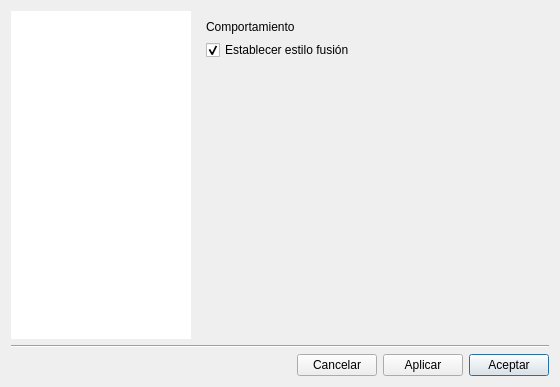
<?xml version="1.0" encoding="UTF-8"?>
<ui version="4.0">
 <class>ConfigDialog</class>
 <widget class="QDialog" name="ConfigDialog">
  <property name="geometry">
   <rect>
    <x>0</x>
    <y>0</y>
    <width>560</width>
    <height>387</height>
   </rect>
  </property>
  <property name="windowTitle">
   <string>Dialog</string>
  </property>
  <layout class="QVBoxLayout" name="verticalLayout_2">
   <item>
    <layout class="QHBoxLayout" name="horizontalLayout">
     <item>
      <widget class="QListWidget" name="listMenu">
       <property name="minimumSize">
        <size>
         <width>180</width>
         <height>0</height>
        </size>
       </property>
       <property name="maximumSize">
        <size>
         <width>180</width>
         <height>16777215</height>
        </size>
       </property>
       <property name="frameShape">
        <enum>QFrame::Shape::NoFrame</enum>
       </property>
      </widget>
     </item>
     <item>
      <widget class="QStackedWidget" name="stackedWidget">
       <property name="currentIndex">
        <number>1</number>
       </property>
       <widget class="QWidget" name="pageApariencia">
        <layout class="QVBoxLayout" name="vLayoutApariencia">
         <item>
          <widget class="QLabel" name="lblTitulo">
           <property name="text">
            <string>Tema de la aplicacion</string>
           </property>
          </widget>
         </item>
         <item>
          <layout class="QHBoxLayout" name="hLayoutTema">
           <item>
            <widget class="QPushButton" name="btnSystem">
             <property name="minimumSize">
              <size>
               <width>90</width>
               <height>70</height>
              </size>
             </property>
             <property name="text">
              <string>Sistema</string>
             </property>
            </widget>
           </item>
           <item>
            <widget class="QPushButton" name="btnLight">
             <property name="minimumSize">
              <size>
               <width>90</width>
               <height>70</height>
              </size>
             </property>
             <property name="text">
              <string>Claro</string>
             </property>
            </widget>
           </item>
           <item>
            <widget class="QPushButton" name="btnDark">
             <property name="minimumSize">
              <size>
               <width>90</width>
               <height>70</height>
              </size>
             </property>
             <property name="text">
              <string>Oscuro</string>
             </property>
            </widget>
           </item>
          </layout>
         </item>
         <item>
          <widget class="QLabel" name="lblInfo">
           <property name="text">
            <string>El tema Sistema se adapta al tema de Windows.</string>
           </property>
           <property name="wordWrap">
            <bool>true</bool>
           </property>
          </widget>
         </item>
         <item>
          <spacer name="verticalSpacer">
           <property name="orientation">
            <enum>Qt::Orientation::Vertical</enum>
           </property>
           <property name="sizeHint" stdset="0">
            <size>
             <width>20</width>
             <height>40</height>
            </size>
           </property>
          </spacer>
         </item>
        </layout>
       </widget>
       <widget class="QWidget" name="pageGeneral">
        <layout class="QVBoxLayout" name="verticalLayout">
         <item>
          <widget class="QLabel" name="lblGeneral">
           <property name="text">
            <string>Comportamiento</string>
           </property>
          </widget>
         </item>
         <item>
          <widget class="QCheckBox" name="chkFusionStyle">
           <property name="text">
            <string>Establecer estilo fusión</string>
           </property>
           <property name="checked">
            <bool>true</bool>
           </property>
          </widget>
         </item>
         <item>
          <widget class="QLabel" name="lblImagen">
           <property name="text">
            <string/>
           </property>
           <property name="scaledContents">
            <bool>false</bool>
           </property>
          </widget>
         </item>
         <item>
          <spacer name="verticalSpacer2">
           <property name="orientation">
            <enum>Qt::Orientation::Vertical</enum>
           </property>
           <property name="sizeHint" stdset="0">
            <size>
             <width>20</width>
             <height>40</height>
            </size>
           </property>
          </spacer>
         </item>
        </layout>
       </widget>
       <widget class="QWidget" name="pageAcerca">
        <layout class="QFormLayout" name="formLayout">
         <item row="0" column="0">
          <widget class="QLabel" name="label_1">
           <property name="text">
            <string>Aplicacion:</string>
           </property>
          </widget>
         </item>
         <item row="0" column="1">
          <widget class="QLabel" name="lblAppName">
           <property name="text">
            <string>SWUrlManager</string>
           </property>
          </widget>
         </item>
         <item row="1" column="0">
          <widget class="QLabel" name="label_2">
           <property name="text">
            <string>Version:</string>
           </property>
          </widget>
         </item>
         <item row="1" column="1">
          <widget class="QLabel" name="lblVersion">
           <property name="text">
            <string>1.0.0</string>
           </property>
          </widget>
         </item>
         <item row="2" column="0">
          <widget class="QLabel" name="label_3">
           <property name="text">
            <string>Qt:</string>
           </property>
          </widget>
         </item>
         <item row="2" column="1">
          <widget class="QLabel" name="lblQt">
           <property name="text">
            <string>6.x</string>
           </property>
          </widget>
         </item>
         <item row="3" column="0">
          <widget class="QLabel" name="label_4">
           <property name="text">
            <string>Autor:</string>
           </property>
          </widget>
         </item>
         <item row="3" column="1">
          <widget class="QLabel" name="lblAuthor">
           <property name="text">
            <string>Lincoln Ingaroca</string>
           </property>
          </widget>
         </item>
         <item row="4" column="0">
          <widget class="QLabel" name="label_5">
           <property name="text">
            <string>Licencia:</string>
           </property>
          </widget>
         </item>
         <item row="4" column="1">
          <widget class="QLabel" name="lblLicense">
           <property name="text">
            <string>GPL-3.0</string>
           </property>
          </widget>
         </item>
        </layout>
       </widget>
      </widget>
     </item>
    </layout>
   </item>
   <item>
    <widget class="QFrame" name="line">
     <property name="frameShape">
      <enum>QFrame::Shape::HLine</enum>
     </property>
     <property name="frameShadow">
      <enum>QFrame::Shadow::Sunken</enum>
     </property>
    </widget>
   </item>
   <item>
    <layout class="QHBoxLayout" name="footerLayout">
     <item>
      <spacer name="spacerFooter">
       <property name="orientation">
        <enum>Qt::Orientation::Horizontal</enum>
       </property>
       <property name="sizeHint" stdset="0">
        <size>
         <width>40</width>
         <height>20</height>
        </size>
       </property>
      </spacer>
     </item>
     <item>
      <widget class="QPushButton" name="btnCancel">
       <property name="text">
        <string>Cancelar</string>
       </property>
      </widget>
     </item>
     <item>
      <widget class="QPushButton" name="btnApply">
       <property name="text">
        <string>Aplicar</string>
       </property>
      </widget>
     </item>
     <item>
      <widget class="QPushButton" name="btnOk">
       <property name="text">
        <string>Aceptar</string>
       </property>
       <property name="default">
        <bool>true</bool>
       </property>
      </widget>
     </item>
    </layout>
   </item>
  </layout>
 </widget>
 <resources/>
 <connections/>
</ui>
